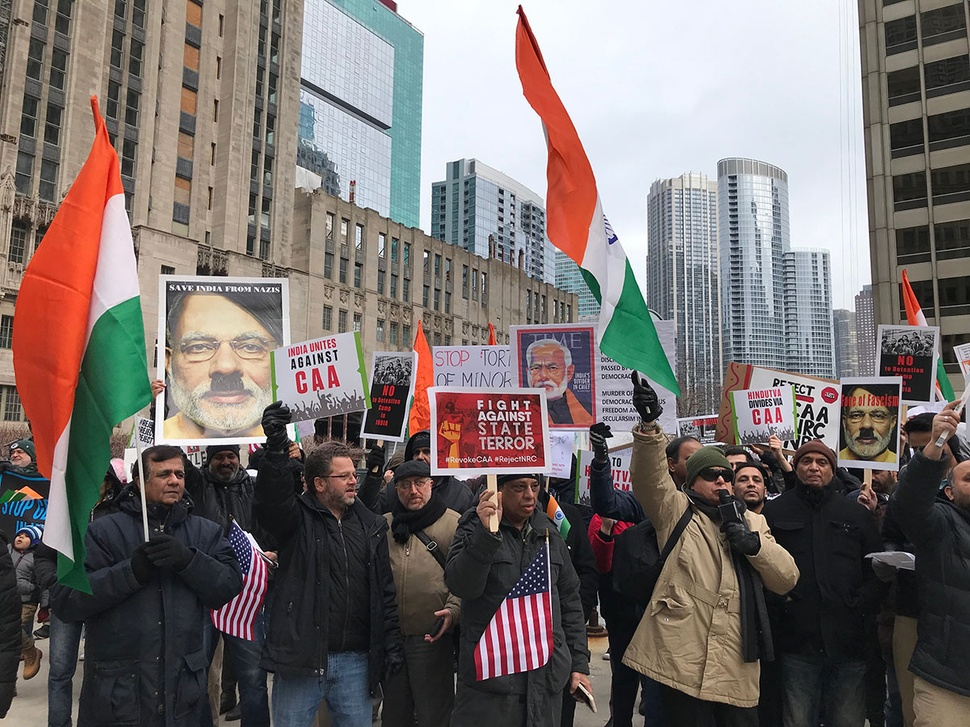
#> input picture ImageFaceDetection/MICHIGAN-protest.jpg, 970 x 727 px, shrunk from 1200 x 900 before the run, found by its file name
$ python ImageFaceDetection.py
#> lines starting #> are read from the running program, lines starting #| are printed output that depends on the picture; after the words box and inside, x2 and y2 are one past the last pixel; in counts of white or black regions, pixels touching at a corner belong together
# By Abdulrahman Mendahawi,
# 2021 machine learning face detection.

# Imports
import cv2
print("imported cv2")

# Loading pre-trained data
trainedFaceData = cv2.CascadeClassifier('ImageFaceDetection/haarcascade_frontalface_default.xml')
print("loaded pre-trained data")

# Choose what to detect faces in
img = cv2.imread('FaceDetection/MICHIGAN-protest.jpg')
#> img is the input picture: shape (727, 970, 3); mean B, G, R 109.4, 111.5, 119.9
print("Image selected")

# Converting to grayscale
grayscaleImg = cv2.cvtColor(img, cv2.COLOR_BGR2GRAY)
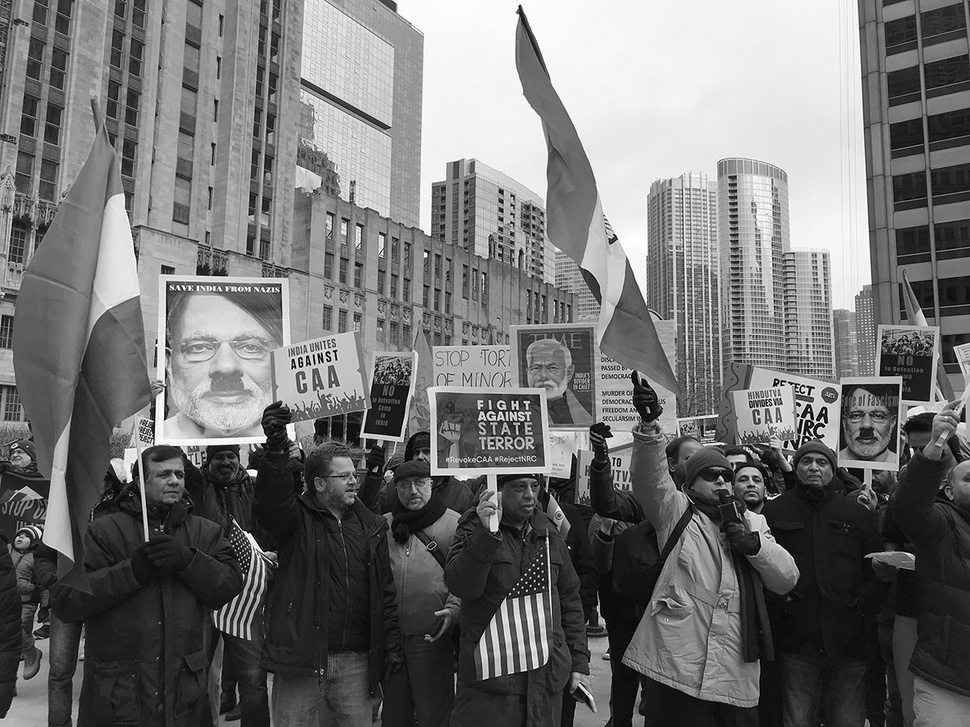
#> grayscaleImg: shape (727, 970); min 0, max 255, mean 113.8
print("Converted to grayscale")

# Detecting faces
faceCoordinates= trainedFaceData.detectMultiScale(grayscaleImg)
#> faceCoordinates = [[408, 443, 26, 26], [734, 467, 33, 33], [209, 444, 33, 33], [147, 455, 47, 47], [306, 370, 41, 41], [793, 445, 42, 42], [329, 460, 41, 41], [391, 465, 45, 45], [837, 392, 60, 60], [309, 655, 62, 62], [167, 300, 118, 118]]

# Print location of face
print(faceCoordinates)
#| [[408 443  26  26]
#|  [734 467  33  33]
#|  [209 444  33  33]
#|  [147 455  47  47]
#|  [306 370  41  41]
#|  [793 445  42  42]
#|  [329 460  41  41]
#|  [391 465  45  45]
#|  [837 392  60  60]
#|  [309 655  62  62]
#|  [167 300 118 118]]

# Draw rectangle around face
for (x, y, w, h) in faceCoordinates:
    cv2.rectangle(img, (x, y), (x+w, y+h), (0, 255, 0), 1)
#> this loop made 11 passes
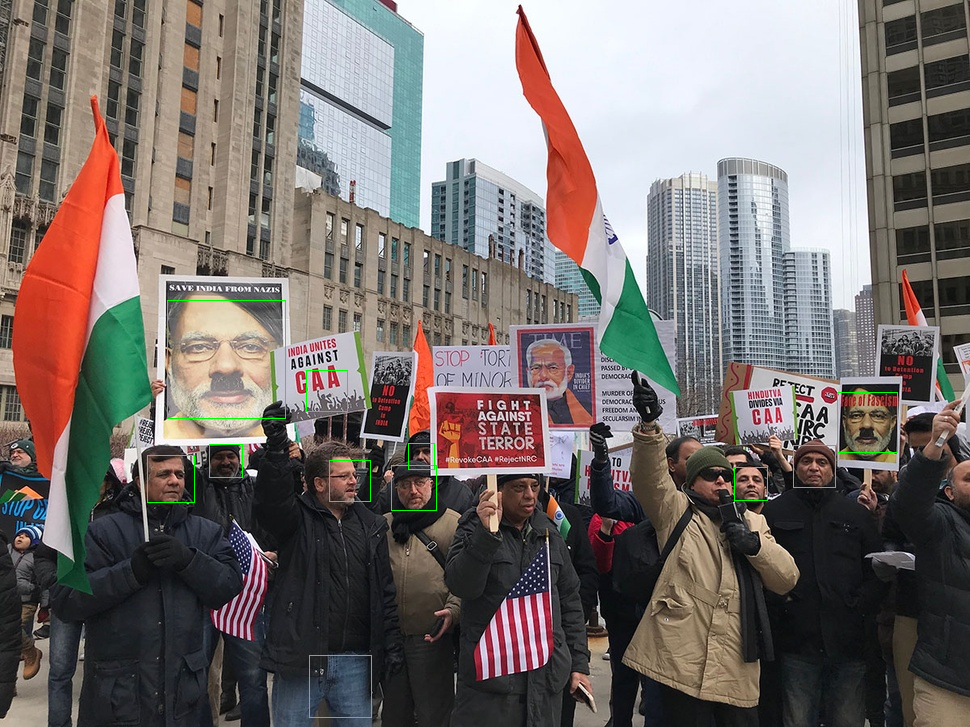
#> img: shape (727, 970, 3); 0.31% of pixels changed, all inside (x1, y1, x2, y2) = (147, 300, 898, 718)

# show image (window name, and what you want to show)
cv2.imshow('Face Detector app', img)
print("Displaying image")

# wait and close be pressing any key
cv2.waitKey()
print("Press any key to exit")
